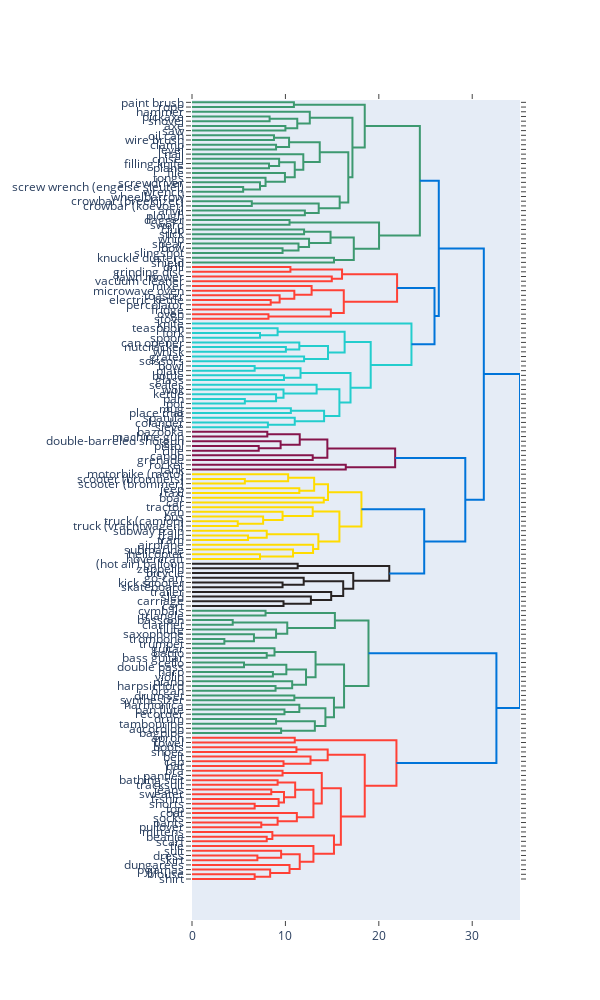

Notebook code for this chart:
### Markdown cell above
## Complete linkage

### Code cell
fig = ff.create_dendrogram(train_X, orientation='left', labels=train_X.index, linkagefun=lambda x: linkage(train_X, 'complete'))
fig.update_layout(width=600, height=1000)
fig.show()

### Figure 1 — Plotly figure (JSON) as saved in the notebook; plotly's stock layout.template omitted (floating-point values rounded to 4 significant figures; data arrays with more than 128 entries replaced by an {"elided": "..."} marker saying what was removed)
{"data": [{"hoverinfo": "text", "marker": {"color": "rgb(61,153,112)"}, "mode": "lines", "type": "scatter", "x": [0, 10.91, 10.91, 0], "xaxis": "x", "y": [-5, -5, -15, -15], "yaxis": "y"}, {"hoverinfo": "text", "marker": {"color": "rgb(61,153,112)"}, "mode": "lines", "type": "scatter", "x": [0, 8.307, 8.307, 0], "xaxis": "x", "y": [-35, -35, -45, -45], "yaxis": "y"}, {"hoverinfo": "text", "marker": {"color": "rgb(61,153,112)"}, "mode": "lines", "type": "scatter", "x": [0, 10, 10, 0], "xaxis": "x", "y": [-55, -55, -65, -65], "yaxis": "y"}, {"hoverinfo": "text", "marker": {"color": "rgb(61,153,112)"}, "mode": "lines", "type": "scatter", "x": [8.307, 11.27, 11.27, 10], "xaxis": "x", "y": [-40, -40, -60, -60], "yaxis": "y"}, {"hoverinfo": "text", "marker": {"color": "rgb(61,153,112)"}, "mode": "lines", "type": "scatter", "x": [0, 12.61, 12.61, 11.27], "xaxis": "x", "y": [-25, -25, -50, -50], "yaxis": "y"}, {"hoverinfo": "text", "marker": {"color": "rgb(61,153,112)"}, "mode": "lines", "type": "scatter", "x": [0, 8.775, 8.775, 0], "xaxis": "x", "y": [-75, -75, -85, -85], "yaxis": "y"}, {"hoverinfo": "text", "marker": {"color": "rgb(61,153,112)"}, "mode": "lines", "type": "scatter", "x": [0, 9, 9, 0], "xaxis": "x", "y": [-95, -95, -105, -105], "yaxis": "y"}, {"hoverinfo": "text", "marker": {"color": "rgb(61,153,112)"}, "mode": "lines", "type": "scatter", "x": [8.775, 10.39, 10.39, 9], "xaxis": "x", "y": [-80, -80, -100, -100], "yaxis": "y"}, {"hoverinfo": "text", "marker": {"color": "rgb(61,153,112)"}, "mode": "lines", "type": "scatter", "x": [0, 8.246, 8.246, 0], "xaxis": "x", "y": [-135, -135, -145, -145], "yaxis": "y"}, {"hoverinfo": "text", "marker": {"color": "rgb(61,153,112)"}, "mode": "lines", "type": "scatter", "x": [0, 9.327, 9.327, 8.246], "xaxis": "x", "y": [-125, -125, -140, -140], "yaxis": "y"}, {"hoverinfo": "text", "marker": {"color": "rgb(61,153,112)"}, "mode": "lines", "type": "scatter", "x": [0, 5.477, 5.477, 0], "xaxis": "x", "y": [-185, -185, -195, -195], "yaxis": "y"}, {"hoverinfo": "text", "marker": {"color": "rgb(61,153,112)"}, "mode": "lines", "type": "scatter", "x": [0, 7.28, 7.28, 5.477], "xaxis": "x", "y": [-175, -175, -190, -190], "yaxis": "y"}, {"hoverinfo": "text", "marker": {"color": "rgb(61,153,112)"}, "mode": "lines", "type": "scatter", "x": [0, 7.874, 7.874, 7.28], "xaxis": "x", "y": [-165, -165, -182.5, -182.5], "yaxis": "y"}, {"hoverinfo": "text", "marker": {"color": "rgb(61,153,112)"}, "mode": "lines", "type": "scatter", "x": [0, 9.95, 9.95, 7.874], "xaxis": "x", "y": [-155, -155, -173.8, -173.8], "yaxis": "y"}, {"hoverinfo": "text", "marker": {"color": "rgb(61,153,112)"}, "mode": "lines", "type": "scatter", "x": [9.327, 11, 11, 9.95], "xaxis": "x", "y": [-132.5, -132.5, -164.4, -164.4], "yaxis": "y"}, {"hoverinfo": "text", "marker": {"color": "rgb(61,153,112)"}, "mode": "lines", "type": "scatter", "x": [0, 11.92, 11.92, 11], "xaxis": "x", "y": [-115, -115, -148.4, -148.4], "yaxis": "y"}, {"hoverinfo": "text", "marker": {"color": "rgb(61,153,112)"}, "mode": "lines", "type": "scatter", "x": [10.39, 13.67, 13.67, 11.92], "xaxis": "x", "y": [-90, -90, -131.7, -131.7], "yaxis": "y"}, {"hoverinfo": "text", "marker": {"color": "rgb(61,153,112)"}, "mode": "lines", "type": "scatter", "x": [0, 6.403, 6.403, 0], "xaxis": "x", "y": [-215, -215, -225, -225], "yaxis": "y"}, {"hoverinfo": "text", "marker": {"color": "rgb(61,153,112)"}, "mode": "lines", "type": "scatter", "x": [0, 12.08, 12.08, 0], "xaxis": "x", "y": [-235, -235, -245, -245], "yaxis": "y"}, {"hoverinfo": "text", "marker": {"color": "rgb(61,153,112)"}, "mode": "lines", "type": "scatter", "x": [6.403, 13.56, 13.56, 12.08], "xaxis": "x", "y": [-220, -220, -240, -240], "yaxis": "y"}, {"hoverinfo": "text", "marker": {"color": "rgb(61,153,112)"}, "mode": "lines", "type": "scatter", "x": [0, 15.81, 15.81, 13.56], "xaxis": "x", "y": [-205, -205, -230, -230], "yaxis": "y"}, {"hoverinfo": "text", "marker": {"color": "rgb(61,153,112)"}, "mode": "lines", "type": "scatter", "x": [13.67, 16.73, 16.73, 15.81], "xaxis": "x", "y": [-110.9, -110.9, -217.5, -217.5], "yaxis": "y"}, {"hoverinfo": "text", "marker": {"color": "rgb(61,153,112)"}, "mode": "lines", "type": "scatter", "x": [12.61, 17.18, 17.18, 16.73], "xaxis": "x", "y": [-37.5, -37.5, -164.2, -164.2], "yaxis": "y"}, {"hoverinfo": "text", "marker": {"color": "rgb(61,153,112)"}, "mode": "lines", "type": "scatter", "x": [10.91, 18.49, 18.49, 17.18], "xaxis": "x", "y": [-10, -10, -100.8, -100.8], "yaxis": "y"}, {"hoverinfo": "text", "marker": {"color": "rgb(61,153,112)"}, "mode": "lines", "type": "scatter", "x": [0, 10.44, 10.44, 0], "xaxis": "x", "y": [-255, -255, -265, -265], "yaxis": "y"}, {"hoverinfo": "text", "marker": {"color": "rgb(61,153,112)"}, "mode": "lines", "type": "scatter", "x": [0, 12, 12, 0], "xaxis": "x", "y": [-275, -275, -285, -285], "yaxis": "y"}, {"hoverinfo": "text", "marker": {"color": "rgb(61,153,112)"}, "mode": "lines", "type": "scatter", "x": [0, 9.695, 9.695, 0], "xaxis": "x", "y": [-315, -315, -325, -325], "yaxis": "y"}, {"hoverinfo": "text", "marker": {"color": "rgb(61,153,112)"}, "mode": "lines", "type": "scatter", "x": [0, 11.4, 11.4, 9.695], "xaxis": "x", "y": [-305, -305, -320, -320], "yaxis": "y"}, {"hoverinfo": "text", "marker": {"color": "rgb(61,153,112)"}, "mode": "lines", "type": "scatter", "x": [0, 12.53, 12.53, 11.4], "xaxis": "x", "y": [-295, -295, -312.5, -312.5], "yaxis": "y"}, {"hoverinfo": "text", "marker": {"color": "rgb(61,153,112)"}, "mode": "lines", "type": "scatter", "x": [12, 14.83, 14.83, 12.53], "xaxis": "x", "y": [-280, -280, -303.8, -303.8], "yaxis": "y"}, {"hoverinfo": "text", "marker": {"color": "rgb(61,153,112)"}, "mode": "lines", "type": "scatter", "x": [0, 15.2, 15.2, 0], "xaxis": "x", "y": [-335, -335, -345, -345], "yaxis": "y"}, {"hoverinfo": "text", "marker": {"color": "rgb(61,153,112)"}, "mode": "lines", "type": "scatter", "x": [14.83, 17.32, 17.32, 15.2], "xaxis": "x", "y": [-291.9, -291.9, -340, -340], "yaxis": "y"}, {"hoverinfo": "text", "marker": {"color": "rgb(61,153,112)"}, "mode": "lines", "type": "scatter", "x": [10.44, 20.02, 20.02, 17.32], "xaxis": "x", "y": [-260, -260, -315.9, -315.9], "yaxis": "y"}, {"hoverinfo": "text", "marker": {"color": "rgb(61,153,112)"}, "mode": "lines", "type": "scatter", "x": [18.49, 24.39, 24.39, 20.02], "xaxis": "x", "y": [-55.42, -55.42, -288.0, -288.0], "yaxis": "y"}, {"hoverinfo": "text", "marker": {"color": "rgb(255,65,54)"}, "mode": "lines", "type": "scatter", "x": [0, 10.54, 10.54, 0], "xaxis": "x", "y": [-355, -355, -365, -365], "yaxis": "y"}, {"hoverinfo": "text", "marker": {"color": "rgb(255,65,54)"}, "mode": "lines", "type": "scatter", "x": [0, 14.97, 14.97, 0], "xaxis": "x", "y": [-375, -375, -385, -385], "yaxis": "y"}, {"hoverinfo": "text", "marker": {"color": "rgb(255,65,54)"}, "mode": "lines", "type": "scatter", "x": [10.54, 16.06, 16.06, 14.97], "xaxis": "x", "y": [-360, -360, -380, -380], "yaxis": "y"}, {"hoverinfo": "text", "marker": {"color": "rgb(255,65,54)"}, "mode": "lines", "type": "scatter", "x": [0, 8.426, 8.426, 0], "xaxis": "x", "y": [-425, -425, -435, -435], "yaxis": "y"}, {"hoverinfo": "text", "marker": {"color": "rgb(255,65,54)"}, "mode": "lines", "type": "scatter", "x": [0, 9.381, 9.381, 8.426], "xaxis": "x", "y": [-415, -415, -430, -430], "yaxis": "y"}, {"hoverinfo": "text", "marker": {"color": "rgb(255,65,54)"}, "mode": "lines", "type": "scatter", "x": [0, 10.95, 10.95, 9.381], "xaxis": "x", "y": [-405, -405, -422.5, -422.5], "yaxis": "y"}, {"hoverinfo": "text", "marker": {"color": "rgb(255,65,54)"}, "mode": "lines", "type": "scatter", "x": [0, 12.81, 12.81, 10.95], "xaxis": "x", "y": [-395, -395, -413.8, -413.8], "yaxis": "y"}, {"hoverinfo": "text", "marker": {"color": "rgb(255,65,54)"}, "mode": "lines", "type": "scatter", "x": [0, 8.185, 8.185, 0], "xaxis": "x", "y": [-455, -455, -465, -465], "yaxis": "y"}, {"hoverinfo": "text", "marker": {"color": "rgb(255,65,54)"}, "mode": "lines", "type": "scatter", "x": [0, 14.87, 14.87, 8.185], "xaxis": "x", "y": [-445, -445, -460, -460], "yaxis": "y"}, {"hoverinfo": "text", "marker": {"color": "rgb(255,65,54)"}, "mode": "lines", "type": "scatter", "x": [12.81, 16.25, 16.25, 14.87], "xaxis": "x", "y": [-404.4, -404.4, -452.5, -452.5], "yaxis": "y"}, {"hoverinfo": "text", "marker": {"color": "rgb(255,65,54)"}, "mode": "lines", "type": "scatter", "x": [16.06, 21.95, 21.95, 16.25], "xaxis": "x", "y": [-370, -370, -428.4, -428.4], "yaxis": "y"}, {"hoverinfo": "text", "marker": {"color": "rgb(35,205,205)"}, "mode": "lines", "type": "scatter", "x": [0, 7.28, 7.28, 0], "xaxis": "x", "y": [-495, -495, -505, -505], "yaxis": "y"}, {"hoverinfo": "text", "marker": {"color": "rgb(35,205,205)"}, "mode": "lines", "type": "scatter", "x": [0, 9.165, 9.165, 7.28], "xaxis": "x", "y": [-485, -485, -500, -500], "yaxis": "y"}, {"hoverinfo": "text", "marker": {"color": "rgb(35,205,205)"}, "mode": "lines", "type": "scatter", "x": [0, 10.05, 10.05, 0], "xaxis": "x", "y": [-525, -525, -535, -535], "yaxis": "y"}, {"hoverinfo": "text", "marker": {"color": "rgb(35,205,205)"}, "mode": "lines", "type": "scatter", "x": [0, 11.49, 11.49, 10.05], "xaxis": "x", "y": [-515, -515, -530, -530], "yaxis": "y"}, {"hoverinfo": "text", "marker": {"color": "rgb(35,205,205)"}, "mode": "lines", "type": "scatter", "x": [0, 12, 12, 0], "xaxis": "x", "y": [-545, -545, -555, -555], "yaxis": "y"}, {"hoverinfo": "text", "marker": {"color": "rgb(35,205,205)"}, "mode": "lines", "type": "scatter", "x": [11.49, 14.56, 14.56, 12], "xaxis": "x", "y": [-522.5, -522.5, -550, -550], "yaxis": "y"}, {"hoverinfo": "text", "marker": {"color": "rgb(35,205,205)"}, "mode": "lines", "type": "scatter", "x": [9.165, 16.34, 16.34, 14.56], "xaxis": "x", "y": [-492.5, -492.5, -536.2, -536.2], "yaxis": "y"}, {"hoverinfo": "text", "marker": {"color": "rgb(35,205,205)"}, "mode": "lines", "type": "scatter", "x": [0, 6.708, 6.708, 0], "xaxis": "x", "y": [-565, -565, -575, -575], "yaxis": "y"}, {"hoverinfo": "text", "marker": {"color": "rgb(35,205,205)"}, "mode": "lines", "type": "scatter", "x": [0, 9.849, 9.849, 0], "xaxis": "x", "y": [-585, -585, -595, -595], "yaxis": "y"}, {"hoverinfo": "text", "marker": {"color": "rgb(35,205,205)"}, "mode": "lines", "type": "scatter", "x": [6.708, 11.62, 11.62, 9.849], "xaxis": "x", "y": [-570, -570, -590, -590], "yaxis": "y"}, {"hoverinfo": "text", "marker": {"color": "rgb(35,205,205)"}, "mode": "lines", "type": "scatter", "x": [0, 5.657, 5.657, 0], "xaxis": "x", "y": [-635, -635, -645, -645], "yaxis": "y"}, {"hoverinfo": "text", "marker": {"color": "rgb(35,205,205)"}, "mode": "lines", "type": "scatter", "x": [0, 9, 9, 5.657], "xaxis": "x", "y": [-625, -625, -640, -640], "yaxis": "y"}, {"hoverinfo": "text", "marker": {"color": "rgb(35,205,205)"}, "mode": "lines", "type": "scatter", "x": [0, 9.798, 9.798, 9], "xaxis": "x", "y": [-615, -615, -632.5, -632.5], "yaxis": "y"}, {"hoverinfo": "text", "marker": {"color": "rgb(35,205,205)"}, "mode": "lines", "type": "scatter", "x": [0, 13.34, 13.34, 9.798], "xaxis": "x", "y": [-605, -605, -623.8, -623.8], "yaxis": "y"}, {"hoverinfo": "text", "marker": {"color": "rgb(35,205,205)"}, "mode": "lines", "type": "scatter", "x": [0, 10.58, 10.58, 0], "xaxis": "x", "y": [-655, -655, -665, -665], "yaxis": "y"}, {"hoverinfo": "text", "marker": {"color": "rgb(35,205,205)"}, "mode": "lines", "type": "scatter", "x": [0, 8.124, 8.124, 0], "xaxis": "x", "y": [-685, -685, -695, -695], "yaxis": "y"}, {"hoverinfo": "text", "marker": {"color": "rgb(35,205,205)"}, "mode": "lines", "type": "scatter", "x": [0, 11, 11, 8.124], "xaxis": "x", "y": [-675, -675, -690, -690], "yaxis": "y"}, {"hoverinfo": "text", "marker": {"color": "rgb(35,205,205)"}, "mode": "lines", "type": "scatter", "x": [10.58, 14.14, 14.14, 11], "xaxis": "x", "y": [-660, -660, -682.5, -682.5], "yaxis": "y"}, {"hoverinfo": "text", "marker": {"color": "rgb(35,205,205)"}, "mode": "lines", "type": "scatter", "x": [13.34, 15.78, 15.78, 14.14], "xaxis": "x", "y": [-614.4, -614.4, -671.2, -671.2], "yaxis": "y"}, {"hoverinfo": "text", "marker": {"color": "rgb(35,205,205)"}, "mode": "lines", "type": "scatter", "x": [11.62, 16.97, 16.97, 15.78], "xaxis": "x", "y": [-580, -580, -642.8, -642.8], "yaxis": "y"}, {"hoverinfo": "text", "marker": {"color": "rgb(35,205,205)"}, "mode": "lines", "type": "scatter", "x": [16.34, 19.13, 19.13, 16.97], "xaxis": "x", "y": [-514.4, -514.4, -611.4, -611.4], "yaxis": "y"}, {"hoverinfo": "text", "marker": {"color": "rgb(35,205,205)"}, "mode": "lines", "type": "scatter", "x": [0, 23.49, 23.49, 19.13], "xaxis": "x", "y": [-475, -475, -562.9, -562.9], "yaxis": "y"}, {"hoverinfo": "text", "marker": {"color": "rgb(0,116,217)"}, "mode": "lines", "type": "scatter", "x": [21.95, 25.96, 25.96, 23.49], "xaxis": "x", "y": [-399.2, -399.2, -518.9, -518.9], "yaxis": "y"}, {"hoverinfo": "text", "marker": {"color": "rgb(0,116,217)"}, "mode": "lines", "type": "scatter", "x": [24.39, 26.42, 26.42, 25.96], "xaxis": "x", "y": [-171.7, -171.7, -459.1, -459.1], "yaxis": "y"}, {"hoverinfo": "text", "marker": {"color": "rgb(133,20,75)"}, "mode": "lines", "type": "scatter", "x": [0, 8.062, 8.062, 0], "xaxis": "x", "y": [-705, -705, -715, -715], "yaxis": "y"}, {"hoverinfo": "text", "marker": {"color": "rgb(133,20,75)"}, "mode": "lines", "type": "scatter", "x": [0, 7.141, 7.141, 0], "xaxis": "x", "y": [-735, -735, -745, -745], "yaxis": "y"}, {"hoverinfo": "text", "marker": {"color": "rgb(133,20,75)"}, "mode": "lines", "type": "scatter", "x": [0, 9.487, 9.487, 7.141], "xaxis": "x", "y": [-725, -725, -740, -740], "yaxis": "y"}, {"hoverinfo": "text", "marker": {"color": "rgb(133,20,75)"}, "mode": "lines", "type": "scatter", "x": [8.062, 11.53, 11.53, 9.487], "xaxis": "x", "y": [-710, -710, -732.5, -732.5], "yaxis": "y"}, {"hoverinfo": "text", "marker": {"color": "rgb(133,20,75)"}, "mode": "lines", "type": "scatter", "x": [0, 12.92, 12.92, 0], "xaxis": "x", "y": [-755, -755, -765, -765], "yaxis": "y"}, {"hoverinfo": "text", "marker": {"color": "rgb(133,20,75)"}, "mode": "lines", "type": "scatter", "x": [11.53, 14.49, 14.49, 12.92], "xaxis": "x", "y": [-721.2, -721.2, -760, -760], "yaxis": "y"}, {"hoverinfo": "text", "marker": {"color": "rgb(133,20,75)"}, "mode": "lines", "type": "scatter", "x": [0, 16.46, 16.46, 0], "xaxis": "x", "y": [-775, -775, -785, -785], "yaxis": "y"}, {"hoverinfo": "text", "marker": {"color": "rgb(133,20,75)"}, "mode": "lines", "type": "scatter", "x": [14.49, 21.75, 21.75, 16.46], "xaxis": "x", "y": [-740.6, -740.6, -780, -780], "yaxis": "y"}, {"hoverinfo": "text", "marker": {"color": "rgb(255,220,0)"}, "mode": "lines", "type": "scatter", "x": [0, 5.657, 5.657, 0], "xaxis": "x", "y": [-805, -805, -815, -815], "yaxis": "y"}, {"hoverinfo": "text", "marker": {"color": "rgb(255,220,0)"}, "mode": "lines", "type": "scatter", "x": [0, 10.3, 10.3, 5.657], "xaxis": "x", "y": [-795, -795, -810, -810], "yaxis": "y"}, {"hoverinfo": "text", "marker": {"color": "rgb(255,220,0)"}, "mode": "lines", "type": "scatter", "x": [0, 11.49, 11.49, 0], "xaxis": "x", "y": [-825, -825, -835, -835], "yaxis": "y"}, {"hoverinfo": "text", "marker": {"color": "rgb(255,220,0)"}, "mode": "lines", "type": "scatter", "x": [10.3, 13.08, 13.08, 11.49], "xaxis": "x", "y": [-802.5, -802.5, -830, -830], "yaxis": "y"}, {"hoverinfo": "text", "marker": {"color": "rgb(255,220,0)"}, "mode": "lines", "type": "scatter", "x": [0, 14.11, 14.11, 0], "xaxis": "x", "y": [-845, -845, -855, -855], "yaxis": "y"}, {"hoverinfo": "text", "marker": {"color": "rgb(255,220,0)"}, "mode": "lines", "type": "scatter", "x": [13.08, 14.56, 14.56, 14.11], "xaxis": "x", "y": [-816.2, -816.2, -850, -850], "yaxis": "y"}, {"hoverinfo": "text", "marker": {"color": "rgb(255,220,0)"}, "mode": "lines", "type": "scatter", "x": [0, 4.899, 4.899, 0], "xaxis": "x", "y": [-895, -895, -905, -905], "yaxis": "y"}, {"hoverinfo": "text", "marker": {"color": "rgb(255,220,0)"}, "mode": "lines", "type": "scatter", "x": [0, 7.616, 7.616, 4.899], "xaxis": "x", "y": [-885, -885, -900, -900], "yaxis": "y"}, {"hoverinfo": "text", "marker": {"color": "rgb(255,220,0)"}, "mode": "lines", "type": "scatter", "x": [0, 9.695, 9.695, 7.616], "xaxis": "x", "y": [-875, -875, -892.5, -892.5], "yaxis": "y"}, {"hoverinfo": "text", "marker": {"color": "rgb(255,220,0)"}, "mode": "lines", "type": "scatter", "x": [0, 12.92, 12.92, 9.695], "xaxis": "x", "y": [-865, -865, -883.8, -883.8], "yaxis": "y"}, {"hoverinfo": "text", "marker": {"color": "rgb(255,220,0)"}, "mode": "lines", "type": "scatter", "x": [0, 6, 6, 0], "xaxis": "x", "y": [-925, -925, -935, -935], "yaxis": "y"}, {"hoverinfo": "text", "marker": {"color": "rgb(255,220,0)"}, "mode": "lines", "type": "scatter", "x": [0, 8, 8, 6], "xaxis": "x", "y": [-915, -915, -930, -930], "yaxis": "y"}, {"hoverinfo": "text", "marker": {"color": "rgb(255,220,0)"}, "mode": "lines", "type": "scatter", "x": [0, 7.28, 7.28, 0], "xaxis": "x", "y": [-965, -965, -975, -975], "yaxis": "y"}, {"hoverinfo": "text", "marker": {"color": "rgb(255,220,0)"}, "mode": "lines", "type": "scatter", "x": [0, 10.82, 10.82, 7.28], "xaxis": "x", "y": [-955, -955, -970, -970], "yaxis": "y"}, {"hoverinfo": "text", "marker": {"color": "rgb(255,220,0)"}, "mode": "lines", "type": "scatter", "x": [0, 12.96, 12.96, 10.82], "xaxis": "x", "y": [-945, -945, -962.5, -962.5], "yaxis": "y"}, {"hoverinfo": "text", "marker": {"color": "rgb(255,220,0)"}, "mode": "lines", "type": "scatter", "x": [8, 13.53, 13.53, 12.96], "xaxis": "x", "y": [-922.5, -922.5, -953.8, -953.8], "yaxis": "y"}, {"hoverinfo": "text", "marker": {"color": "rgb(255,220,0)"}, "mode": "lines", "type": "scatter", "x": [12.92, 15.78, 15.78, 13.53], "xaxis": "x", "y": [-874.4, -874.4, -938.1, -938.1], "yaxis": "y"}, {"hoverinfo": "text", "marker": {"color": "rgb(255,220,0)"}, "mode": "lines", "type": "scatter", "x": [14.56, 18.14, 18.14, 15.78], "xaxis": "x", "y": [-833.1, -833.1, -906.2, -906.2], "yaxis": "y"}, {"hoverinfo": "text", "marker": {"color": "rgb(40,35,35)"}, "mode": "lines", "type": "scatter", "x": [0, 11.31, 11.31, 0], "xaxis": "x", "y": [-985, -985, -995, -995], "yaxis": "y"}, {"hoverinfo": "text", "marker": {"color": "rgb(40,35,35)"}, "mode": "lines", "type": "scatter", "x": [0, 9.695, 9.695, 0], "xaxis": "x", "y": [-1025, -1025, -1035, -1035], "yaxis": "y"}, {"hoverinfo": "text", "marker": {"color": "rgb(40,35,35)"}, "mode": "lines", "type": "scatter", "x": [0, 11.96, 11.96, 9.695], "xaxis": "x", "y": [-1015, -1015, -1030, -1030], "yaxis": "y"}, {"hoverinfo": "text", "marker": {"color": "rgb(40,35,35)"}, "mode": "lines", "type": "scatter", "x": [0, 9.798, 9.798, 0], "xaxis": "x", "y": [-1065, -1065, -1075, -1075], "yaxis": "y"}, {"hoverinfo": "text", "marker": {"color": "rgb(40,35,35)"}, "mode": "lines", "type": "scatter", "x": [0, 12.73, 12.73, 9.798], "xaxis": "x", "y": [-1055, -1055, -1070, -1070], "yaxis": "y"}, {"hoverinfo": "text", "marker": {"color": "rgb(40,35,35)"}, "mode": "lines", "type": "scatter", "x": [0, 14.9, 14.9, 12.73], "xaxis": "x", "y": [-1045, -1045, -1062.0, -1062.0], "yaxis": "y"}, {"hoverinfo": "text", "marker": {"color": "rgb(40,35,35)"}, "mode": "lines", "type": "scatter", "x": [11.96, 16.19, 16.19, 14.9], "xaxis": "x", "y": [-1022.0, -1022.0, -1054.0, -1054.0], "yaxis": "y"}, {"hoverinfo": "text", "marker": {"color": "rgb(40,35,35)"}, "mode": "lines", "type": "scatter", "x": [0, 17.26, 17.26, 16.19], "xaxis": "x", "y": [-1005, -1005, -1038.0, -1038.0], "yaxis": "y"}, {"hoverinfo": "text", "marker": {"color": "rgb(40,35,35)"}, "mode": "lines", "type": "scatter", "x": [11.31, 21.12, 21.12, 17.26], "xaxis": "x", "y": [-990, -990, -1022.0, -1022.0], "yaxis": "y"}, {"hoverinfo": "text", "marker": {"color": "rgb(0,116,217)"}, "mode": "lines", "type": "scatter", "x": [18.14, 24.86, 24.86, 21.12], "xaxis": "x", "y": [-869.7, -869.7, -1006.0, -1006.0], "yaxis": "y"}, {"hoverinfo": "text", "marker": {"color": "rgb(0,116,217)"}, "mode": "lines", "type": "scatter", "x": [21.75, 29.26, 29.26, 24.86], "xaxis": "x", "y": [-760.3, -760.3, -937.7, -937.7], "yaxis": "y"}, {"hoverinfo": "text", "marker": {"color": "rgb(0,116,217)"}, "mode": "lines", "type": "scatter", "x": [26.42, 31.24, 31.24, 29.26], "xaxis": "x", "y": [-315.4, -315.4, -849.0, -849.0], "yaxis": "y"}, {"hoverinfo": "text", "marker": {"color": "rgb(61,153,112)"}, "mode": "lines", "type": "scatter", "x": [0, 7.874, 7.874, 0], "xaxis": "x", "y": [-1085, -1085, -1095, -1095], "yaxis": "y"}, {"hoverinfo": "text", "marker": {"color": "rgb(61,153,112)"}, "mode": "lines", "type": "scatter", "x": [0, 4.359, 4.359, 0], "xaxis": "x", "y": [-1105, -1105, -1115, -1115], "yaxis": "y"}, {"hoverinfo": "text", "marker": {"color": "rgb(61,153,112)"}, "mode": "lines", "type": "scatter", "x": [0, 3.464, 3.464, 0], "xaxis": "x", "y": [-1145, -1145, -1155, -1155], "yaxis": "y"}, {"hoverinfo": "text", "marker": {"color": "rgb(61,153,112)"}, "mode": "lines", "type": "scatter", "x": [0, 6.633, 6.633, 3.464], "xaxis": "x", "y": [-1135, -1135, -1150, -1150], "yaxis": "y"}, {"hoverinfo": "text", "marker": {"color": "rgb(61,153,112)"}, "mode": "lines", "type": "scatter", "x": [0, 9, 9, 6.633], "xaxis": "x", "y": [-1125, -1125, -1142.0, -1142.0], "yaxis": "y"}, {"hoverinfo": "text", "marker": {"color": "rgb(61,153,112)"}, "mode": "lines", "type": "scatter", "x": [4.359, 10.2, 10.2, 9], "xaxis": "x", "y": [-1110, -1110, -1134.0, -1134.0], "yaxis": "y"}, {"hoverinfo": "text", "marker": {"color": "rgb(61,153,112)"}, "mode": "lines", "type": "scatter", "x": [7.874, 15.3, 15.3, 10.2], "xaxis": "x", "y": [-1090, -1090, -1122.0, -1122.0], "yaxis": "y"}, {"hoverinfo": "text", "marker": {"color": "rgb(61,153,112)"}, "mode": "lines", "type": "scatter", "x": [0, 8, 8, 0], "xaxis": "x", "y": [-1175, -1175, -1185, -1185], "yaxis": "y"}, {"hoverinfo": "text", "marker": {"color": "rgb(61,153,112)"}, "mode": "lines", "type": "scatter", "x": [0, 8.832, 8.832, 8], "xaxis": "x", "y": [-1165, -1165, -1180, -1180], "yaxis": "y"}, {"hoverinfo": "text", "marker": {"color": "rgb(61,153,112)"}, "mode": "lines", "type": "scatter", "x": [0, 5.568, 5.568, 0], "xaxis": "x", "y": [-1195, -1195, -1205, -1205], "yaxis": "y"}, {"hoverinfo": "text", "marker": {"color": "rgb(61,153,112)"}, "mode": "lines", "type": "scatter", "x": [0, 8.66, 8.66, 0], "xaxis": "x", "y": [-1215, -1215, -1225, -1225], "yaxis": "y"}, {"hoverinfo": "text", "marker": {"color": "rgb(61,153,112)"}, "mode": "lines", "type": "scatter", "x": [5.568, 10.1, 10.1, 8.66], "xaxis": "x", "y": [-1200, -1200, -1220, -1220], "yaxis": "y"}, {"hoverinfo": "text", "marker": {"color": "rgb(61,153,112)"}, "mode": "lines", "type": "scatter", "x": [0, 8.944, 8.944, 0], "xaxis": "x", "y": [-1245, -1245, -1255, -1255], "yaxis": "y"}, {"hoverinfo": "text", "marker": {"color": "rgb(61,153,112)"}, "mode": "lines", "type": "scatter", "x": [0, 10.72, 10.72, 8.944], "xaxis": "x", "y": [-1235, -1235, -1250, -1250], "yaxis": "y"}, {"hoverinfo": "text", "marker": {"color": "rgb(61,153,112)"}, "mode": "lines", "type": "scatter", "x": [10.1, 12.21, 12.21, 10.72], "xaxis": "x", "y": [-1210, -1210, -1242.0, -1242.0], "yaxis": "y"}, {"hoverinfo": "text", "marker": {"color": "rgb(61,153,112)"}, "mode": "lines", "type": "scatter", "x": [8.832, 13.23, 13.23, 12.21], "xaxis": "x", "y": [-1172.0, -1172.0, -1226.0, -1226.0], "yaxis": "y"}, {"hoverinfo": "text", "marker": {"color": "rgb(61,153,112)"}, "mode": "lines", "type": "scatter", "x": [0, 10.95, 10.95, 0], "xaxis": "x", "y": [-1265, -1265, -1275, -1275], "yaxis": "y"}, {"hoverinfo": "text", "marker": {"color": "rgb(61,153,112)"}, "mode": "lines", "type": "scatter", "x": [0, 9.899, 9.899, 0], "xaxis": "x", "y": [-1295, -1295, -1305, -1305], "yaxis": "y"}, {"hoverinfo": "text", "marker": {"color": "rgb(61,153,112)"}, "mode": "lines", "type": "scatter", "x": [0, 11.49, 11.49, 9.899], "xaxis": "x", "y": [-1285, -1285, -1300, -1300], "yaxis": "y"}, {"hoverinfo": "text", "marker": {"color": "rgb(61,153,112)"}, "mode": "lines", "type": "scatter", "x": [0, 9, 9, 0], "xaxis": "x", "y": [-1315, -1315, -1325, -1325], "yaxis": "y"}, {"hoverinfo": "text", "marker": {"color": "rgb(61,153,112)"}, "mode": "lines", "type": "scatter", "x": [0, 9.539, 9.539, 0], "xaxis": "x", "y": [-1335, -1335, -1345, -1345], "yaxis": "y"}, {"hoverinfo": "text", "marker": {"color": "rgb(61,153,112)"}, "mode": "lines", "type": "scatter", "x": [9, 13.15, 13.15, 9.539], "xaxis": "x", "y": [-1320, -1320, -1340, -1340], "yaxis": "y"}, {"hoverinfo": "text", "marker": {"color": "rgb(61,153,112)"}, "mode": "lines", "type": "scatter", "x": [11.49, 14.28, 14.28, 13.15], "xaxis": "x", "y": [-1292.0, -1292.0, -1330, -1330], "yaxis": "y"}, {"hoverinfo": "text", "marker": {"color": "rgb(61,153,112)"}, "mode": "lines", "type": "scatter", "x": [10.95, 15.2, 15.2, 14.28], "xaxis": "x", "y": [-1270, -1270, -1311.0, -1311.0], "yaxis": "y"}, {"hoverinfo": "text", "marker": {"color": "rgb(61,153,112)"}, "mode": "lines", "type": "scatter", "x": [13.23, 16.28, 16.28, 15.2], "xaxis": "x", "y": [-1199.0, -1199.0, -1291.0, -1291.0], "yaxis": "y"}, {"hoverinfo": "text", "marker": {"color": "rgb(61,153,112)"}, "mode": "lines", "type": "scatter", "x": [15.3, 18.89, 18.89, 16.28], "xaxis": "x", "y": [-1106.0, -1106.0, -1245, -1245], "yaxis": "y"}, {"hoverinfo": "text", "marker": {"color": "rgb(255,65,54)"}, "mode": "lines", "type": "scatter", "x": [0, 11, 11, 0], "xaxis": "x", "y": [-1355, -1355, -1365, -1365], "yaxis": "y"}, {"hoverinfo": "text", "marker": {"color": "rgb(255,65,54)"}, "mode": "lines", "type": "scatter", "x": [0, 11.18, 11.18, 0], "xaxis": "x", "y": [-1375, -1375, -1385, -1385], "yaxis": "y"}, {"hoverinfo": "text", "marker": {"color": "rgb(255,65,54)"}, "mode": "lines", "type": "scatter", "x": [0, 9.798, 9.798, 0], "xaxis": "x", "y": [-1405, -1405, -1415, -1415], "yaxis": "y"}, {"hoverinfo": "text", "marker": {"color": "rgb(255,65,54)"}, "mode": "lines", "type": "scatter", "x": [0, 12.69, 12.69, 9.798], "xaxis": "x", "y": [-1395, -1395, -1410, -1410], "yaxis": "y"}, {"hoverinfo": "text", "marker": {"color": "rgb(255,65,54)"}, "mode": "lines", "type": "scatter", "x": [11.18, 14.53, 14.53, 12.69], "xaxis": "x", "y": [-1380, -1380, -1402.0, -1402.0], "yaxis": "y"}, {"hoverinfo": "text", "marker": {"color": "rgb(255,65,54)"}, "mode": "lines", "type": "scatter", "x": [0, 9.695, 9.695, 0], "xaxis": "x", "y": [-1425, -1425, -1435, -1435], "yaxis": "y"}, {"hoverinfo": "text", "marker": {"color": "rgb(255,65,54)"}, "mode": "lines", "type": "scatter", "x": [0, 9.165, 9.165, 0], "xaxis": "x", "y": [-1445, -1445, -1455, -1455], "yaxis": "y"}, {"hoverinfo": "text", "marker": {"color": "rgb(255,65,54)"}, "mode": "lines", "type": "scatter", "x": [0, 8.485, 8.485, 0], "xaxis": "x", "y": [-1465, -1465, -1475, -1475], "yaxis": "y"}, {"hoverinfo": "text", "marker": {"color": "rgb(255,65,54)"}, "mode": "lines", "type": "scatter", "x": [0, 6.708, 6.708, 0], "xaxis": "x", "y": [-1495, -1495, -1505, -1505], "yaxis": "y"}, {"hoverinfo": "text", "marker": {"color": "rgb(255,65,54)"}, "mode": "lines", "type": "scatter", "x": [0, 9.274, 9.274, 6.708], "xaxis": "x", "y": [-1485, -1485, -1500, -1500], "yaxis": "y"}, {"hoverinfo": "text", "marker": {"color": "rgb(255,65,54)"}, "mode": "lines", "type": "scatter", "x": [8.485, 9.849, 9.849, 9.274], "xaxis": "x", "y": [-1470, -1470, -1492.0, -1492.0], "yaxis": "y"}, {"hoverinfo": "text", "marker": {"color": "rgb(255,65,54)"}, "mode": "lines", "type": "scatter", "x": [9.165, 11.05, 11.05, 9.849], "xaxis": "x", "y": [-1450, -1450, -1481.0, -1481.0], "yaxis": "y"}, {"hoverinfo": "text", "marker": {"color": "rgb(255,65,54)"}, "mode": "lines", "type": "scatter", "x": [0, 7.416, 7.416, 0], "xaxis": "x", "y": [-1535, -1535, -1545, -1545], "yaxis": "y"}, {"hoverinfo": "text", "marker": {"color": "rgb(255,65,54)"}, "mode": "lines", "type": "scatter", "x": [0, 9.165, 9.165, 7.416], "xaxis": "x", "y": [-1525, -1525, -1540, -1540], "yaxis": "y"}, {"hoverinfo": "text", "marker": {"color": "rgb(255,65,54)"}, "mode": "lines", "type": "scatter", "x": [0, 11.22, 11.22, 9.165], "xaxis": "x", "y": [-1515, -1515, -1532.0, -1532.0], "yaxis": "y"}, {"hoverinfo": "text", "marker": {"color": "rgb(255,65,54)"}, "mode": "lines", "type": "scatter", "x": [11.05, 13, 13, 11.22], "xaxis": "x", "y": [-1466.0, -1466.0, -1524.0, -1524.0], "yaxis": "y"}, {"hoverinfo": "text", "marker": {"color": "rgb(255,65,54)"}, "mode": "lines", "type": "scatter", "x": [9.695, 13.89, 13.89, 13], "xaxis": "x", "y": [-1430, -1430, -1495.0, -1495.0], "yaxis": "y"}, {"hoverinfo": "text", "marker": {"color": "rgb(255,65,54)"}, "mode": "lines", "type": "scatter", "x": [0, 8, 8, 0], "xaxis": "x", "y": [-1565, -1565, -1575, -1575], "yaxis": "y"}, {"hoverinfo": "text", "marker": {"color": "rgb(255,65,54)"}, "mode": "lines", "type": "scatter", "x": [0, 8.602, 8.602, 8], "xaxis": "x", "y": [-1555, -1555, -1570, -1570], "yaxis": "y"}, {"hoverinfo": "text", "marker": {"color": "rgb(255,65,54)"}, "mode": "lines", "type": "scatter", "x": [0, 7, 7, 0], "xaxis": "x", "y": [-1605, -1605, -1615, -1615], "yaxis": "y"}, {"hoverinfo": "text", "marker": {"color": "rgb(255,65,54)"}, "mode": "lines", "type": "scatter", "x": [0, 9.539, 9.539, 7], "xaxis": "x", "y": [-1595, -1595, -1610, -1610], "yaxis": "y"}, {"hoverinfo": "text", "marker": {"color": "rgb(255,65,54)"}, "mode": "lines", "type": "scatter", "x": [0, 6.708, 6.708, 0], "xaxis": "x", "y": [-1645, -1645, -1655, -1655], "yaxis": "y"}, {"hoverinfo": "text", "marker": {"color": "rgb(255,65,54)"}, "mode": "lines", "type": "scatter", "x": [0, 8.367, 8.367, 6.708], "xaxis": "x", "y": [-1635, -1635, -1650, -1650], "yaxis": "y"}, {"hoverinfo": "text", "marker": {"color": "rgb(255,65,54)"}, "mode": "lines", "type": "scatter", "x": [0, 10.44, 10.44, 8.367], "xaxis": "x", "y": [-1625, -1625, -1642.0, -1642.0], "yaxis": "y"}, {"hoverinfo": "text", "marker": {"color": "rgb(255,65,54)"}, "mode": "lines", "type": "scatter", "x": [9.539, 11.53, 11.53, 10.44], "xaxis": "x", "y": [-1602.0, -1602.0, -1634.0, -1634.0], "yaxis": "y"}, {"hoverinfo": "text", "marker": {"color": "rgb(255,65,54)"}, "mode": "lines", "type": "scatter", "x": [0, 13, 13, 11.53], "xaxis": "x", "y": [-1585, -1585, -1618.0, -1618.0], "yaxis": "y"}, {"hoverinfo": "text", "marker": {"color": "rgb(255,65,54)"}, "mode": "lines", "type": "scatter", "x": [8.602, 15.2, 15.2, 13], "xaxis": "x", "y": [-1562.0, -1562.0, -1602.0, -1602.0], "yaxis": "y"}, {"hoverinfo": "text", "marker": {"color": "rgb(255,65,54)"}, "mode": "lines", "type": "scatter", "x": [13.89, 15.94, 15.94, 15.2], "xaxis": "x", "y": [-1462.0, -1462.0, -1582.0, -1582.0], "yaxis": "y"}, {"hoverinfo": "text", "marker": {"color": "rgb(255,65,54)"}, "mode": "lines", "type": "scatter", "x": [14.53, 18.49, 18.49, 15.94], "xaxis": "x", "y": [-1391.0, -1391.0, -1522.0, -1522.0], "yaxis": "y"}, {"hoverinfo": "text", "marker": {"color": "rgb(255,65,54)"}, "mode": "lines", "type": "scatter", "x": [11, 21.89, 21.89, 18.49], "xaxis": "x", "y": [-1360, -1360, -1457.0, -1457.0], "yaxis": "y"}, {"hoverinfo": "text", "marker": {"color": "rgb(0,116,217)"}, "mode": "lines", "type": "scatter", "x": [18.89, 32.59, 32.59, 21.89], "xaxis": "x", "y": [-1175.0, -1175.0, -1408.0, -1408.0], "yaxis": "y"}, {"hoverinfo": "text", "marker": {"color": "rgb(0,116,217)"}, "mode": "lines", "type": "scatter", "x": [31.24, 35.11, 35.11, 32.59], "xaxis": "x", "y": [-582.2, -582.2, -1292.0, -1292.0], "yaxis": "y"}], "layout": {"autosize": false, "height": 1000, "hovermode": "closest", "showlegend": false, "width": 600, "xaxis": {"mirror": "allticks", "rangemode": "tozero", "showgrid": false, "showline": true, "showticklabels": true, "ticks": "outside", "type": "linear", "zeroline": false}, "yaxis": {"mirror": "allticks", "rangemode": "tozero", "showgrid": false, "showline": true, "showticklabels": true, "tickmode": "array", "ticks": "outside", "ticktext": {"elided": "166 str values"}, "tickvals": {"elided": "166 int values"}, "type": "linear", "zeroline": false}}}
